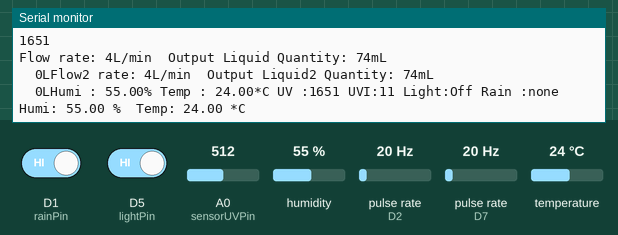
This sketch was run on a simulated ESP8266 (NodeMCU). Shown: the last lines printed to the serial monitor. Wiring (inferred from the names in the program): 2 × pulse sensor: data D2 / data D7. Inputs (shaded band) come from the test bench; at power-on: D1 (rainPin) HIGH, D5 (lightPin) HIGH, humidity 55 %, pulse rate (sensors on D2, D7) 20 Hz, A0 (sensorUVPin) = 512, temperature 24 °C. WiFi joins after 1.5 s; servers stay silent unless stated.

Above: at 2.7 s.
2.8 s: D1 (rainPin) driven LOW
6.0 s: D5 (lightPin) driven LOW
9.1 s: D1 (rainPin) driven HIGH
12.2 s: humidity set to 22 %
At 13.5 s:
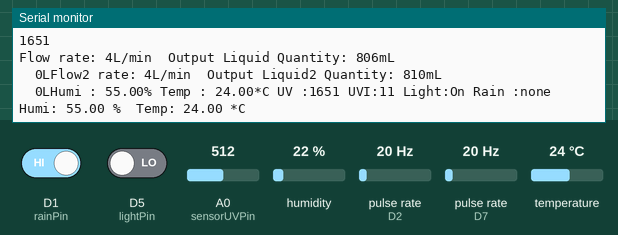
13.7 s: pulse rate (sensor on D2) set to 4 Hz
At 14.6 s:
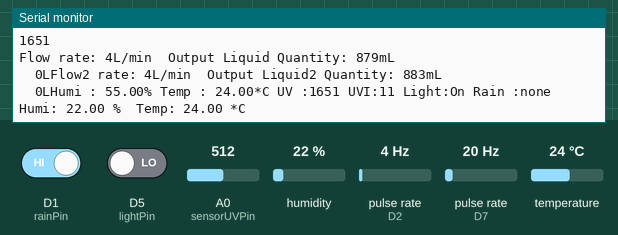
15.2 s: pulse rate (sensor on D7) set to 4 Hz
At 16.7 s:
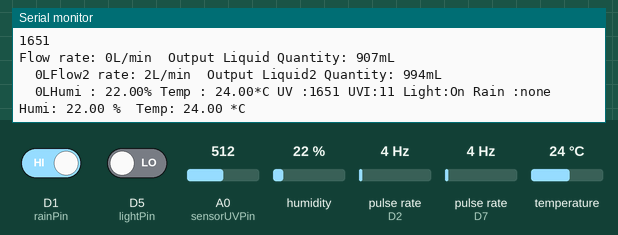
Timing chart, 0 to 17.7 s (numbered marks = the images above; inputs shaded):
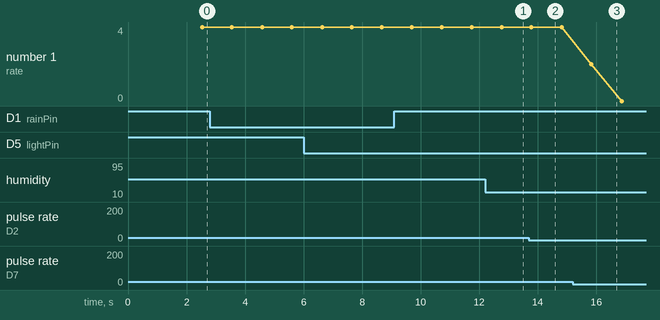

The sketch:

sketch_aug09a.ino
```cpp
#include <ESP8266WiFi.h>
#include <PubSubClient.h>
#include "DHT.h"

/* Humid & temp Sensor */
#define DHTPIN D4 //D4 Pin
#define DHTTYPE DHT11

/* UV Sensor */
#define sensorUVPin A0 //Analog Pin
int dataSensorUV = 0;
int indexUV = 0;

/* Light Sensor */
const int lightPin = D5;  //D2 Pin
char* light_status;

/* Rain Sensor */
const int rainPin = D1;  //D1 Pin
char* rain_status;

/* Water Flow Sensor */
const byte flowsensor = D2; // Sensor Input
const byte flowsensor2 = D7; // Sensor Input
void ICACHE_RAM_ATTR ISRoutine();
void ICACHE_RAM_ATTR ISRoutine2();
float calibrationFactor = 4.5;
float calibrationFactor2 = 4.5;
volatile byte pulseCount;
volatile byte pulseCount2;
float flowRate;
float flowRate2;
unsigned int flowMilliLitres;
unsigned int flowMilliLitres2;
unsigned long totalMilliLitres;
unsigned long totalMilliLitres2;
unsigned long oldTime;
unsigned long oldTime2;

/* Wifi Settings */
const char* ssid = "kb";
const char* password = "11301234ab";
const char* mqtt_server = "192.168.29.134";

WiFiClient espClient;
PubSubClient client(espClient);
long lastMsg = 0;
char msg[50];
String packet;
float Humi,Temp;

DHT dht(DHTPIN, DHTTYPE);


void setup() {
  Serial.begin(115200);
  dht.begin();
  pinMode(lightPin, INPUT);
  pinMode(rainPin, INPUT);
  //flow sensor
  pinMode(flowsensor, INPUT_PULLUP);
  pinMode(flowsensor2, INPUT_PULLUP);
  pulseCount        = 0;
  pulseCount2        = 0;
  flowRate          = 0.0;
  flowRate2          = 0.0;
  flowMilliLitres   = 0;
  flowMilliLitres2   = 0;
  totalMilliLitres  = 0;
  totalMilliLitres2  = 0;
  oldTime           = 0;
  oldTime2           = 0;
  attachInterrupt(digitalPinToInterrupt(flowsensor),ISRoutine,FALLING);
  attachInterrupt(digitalPinToInterrupt(flowsensor2),ISRoutine2,FALLING);
  //end
  setup_wifi();
  client.setServer(mqtt_server, 1883);
  client.setCallback(callback);
}

void setup_wifi() {

  delay(10);
  // We start by connecting to a WiFi network
  Serial.println();
  Serial.print("Connecting to ");
  Serial.println(ssid);

  WiFi.begin(ssid, password);

  while (WiFi.status() != WL_CONNECTED) {
    delay(500);
    Serial.print(".");
  }

  Serial.println("");
  Serial.println("WiFi connected");
  Serial.println("IP address: ");
  Serial.println(WiFi.localIP());
}

void callback(char* topic, byte* payload, unsigned int length) {
  Serial.print("Message arrived [");
  Serial.print(topic);
  Serial.print("] ");
  for (int i = 0; i < length; i++) {
    Serial.print((char)payload[i]);
  }
  Serial.println();

  // Switch on the LED if an 1 was received as first character
  if ((char)payload[0] == '1') {
    digitalWrite(BUILTIN_LED, LOW);   // Turn the LED on (Note that LOW is the voltage level
    // but actually the LED is on; this is because
    // it is acive low on the ESP-01)
  } else {
    digitalWrite(BUILTIN_LED, HIGH);  // Turn the LED off by making the voltage HIGH
  }

}

void reconnect() {
  // Loop until we're reconnected
  while (!client.connected()) {
    Serial.print("Attempting MQTT connection...");
    // Attempt to connect
    if (client.connect("ESP8266Client")) {
      Serial.println("connected");
      // Once connected, publish an announcement...
      client.publish("outTopic", "hello world");
      // ... and resubscribe
      client.subscribe("inTopic");
    } else {
      Serial.print("failed, rc=");
      Serial.print(client.state());
      Serial.println(" try again in 5 seconds");
      // Wait 5 seconds before retrying
      delay(5000);
    }
  }
}


float getHumi() { //DHT11 습도를 받아오는 함수
  float h = dht.readHumidity();
  float t = dht.readTemperature();

  if (isnan(h) || isnan(t)) {
    Serial.println("Failed to read from DHT sensor!");
  }

  Serial.print("Humi: ");
  Serial.print(h);
  Serial.print(" %\t");
  return(h);
}

float getTemp() {//DHT11 온도를 받아오는 함수

  float t = dht.readTemperature();

  Serial.print("Temp: ");
  Serial.print(t);
  Serial.println(" *C ");

  return(t);
}

/* Read UV Sensor in mV and call UV index calculation */
void readSensorUV()
{
  byte numOfReadings = 5;
  dataSensorUV = 0;
  for (int i=0; i< numOfReadings; i++)
  {
    dataSensorUV += analogRead(sensorUVPin);
    delay (200);
  }
  dataSensorUV /= numOfReadings;
  dataSensorUV = (dataSensorUV * (3.3 / 1023.0))*1000;
  Serial.println(dataSensorUV);
  indexCalculate();
}

/*  UV Index calculation */
void indexCalculate()
{
    if (dataSensorUV < 227) indexUV = 0;
    else if (227 <= dataSensorUV && dataSensorUV < 318) indexUV = 1;
    else if (318 <= dataSensorUV && dataSensorUV < 408) indexUV = 2;
    else if (408 <= dataSensorUV && dataSensorUV < 503) indexUV = 3;
    else if (503 <= dataSensorUV && dataSensorUV < 606) indexUV = 4;
    else if (606 <= dataSensorUV && dataSensorUV < 696) indexUV = 5;
    else if (696 <= dataSensorUV && dataSensorUV < 795) indexUV = 6;
    else if (795 <= dataSensorUV && dataSensorUV < 881) indexUV = 7;
    else if (881 <= dataSensorUV && dataSensorUV < 976) indexUV = 8;
    else if (976 <= dataSensorUV && dataSensorUV < 1079) indexUV = 9;
    else if (1079 <= dataSensorUV && dataSensorUV < 1170) indexUV = 10;
    else indexUV = 11;
}

void ISRoutine () {
     pulseCount++;
}
void ISRoutine2 () {
     pulseCount2++;
}

void mqtt_publish(float Humi, float Temp, int dataSensorUV, int indexUV, char* light_status, char* rain_status){
  if (!client.connected()) {
    reconnect();
  }
  client.loop();

  long now = millis();
  if (now - lastMsg > 2000) {
    lastMsg = now;


    Serial.println("Humi : " + String(Humi) + "% " + "Temp : " + String(Temp) + "*C" + " UV :" + String(dataSensorUV) + " UVI:" + String(indexUV) +" Light:" + String(light_status)+" Rain :" + String(rain_status));
    packet = "Humi : " + String(Humi) + "% " + "Temp : " + String(Temp) + "*C" + " UV :" + String(dataSensorUV) + " UVI:" + String(indexUV) +" Light:" + String(light_status)+" Rain :" + String(rain_status);
    packet.toCharArray(msg, 50);
    //mqtt publishing이 char형으로만 보낼 수 있기때문에 toCharArray로 변환한다.
    //Serial.print("Publish message: ");
    //Serial.println(msg);
    client.publish("Sensor/Humi_Temp", msg);
  }
  delay(5000); //50초 단위로 Publishing (조정가능)
}

void loop() {
  Humi = getHumi(); //습도를 받아서 변수에 입력
  Temp = getTemp(); //온도를 받아서 변수에 입력

  readSensorUV(); //Get UV value

  if (digitalRead(lightPin)==0){
    light_status = "On";
  }else {
    light_status = "Off";
  }

  if (digitalRead(rainPin)==0){
    rain_status = "Rainy";
  }else{
    rain_status = "none";
  }

  //water flow sensor
  if((millis() - oldTime) > 1000)    // Only process counters once per second
  {
    detachInterrupt(digitalPinToInterrupt(flowsensor));
    flowRate = ((1000.0 / (millis() - oldTime)) * pulseCount) / calibrationFactor;
    oldTime = millis();
    flowMilliLitres = (flowRate / 60) * 1000;
    totalMilliLitres += flowMilliLitres;
    unsigned int frac;

    // Print the flow rate for this second in litres / minute
    Serial.print("Flow rate: ");
    Serial.print(int(flowRate));  // Print the integer part of the variable
    Serial.print("L/min");
    Serial.print("\t");       // Print tab space

    // Print the cumulative total of litres flowed since starting
    Serial.print("Output Liquid Quantity: ");
    Serial.print(totalMilliLitres);
    Serial.println("mL");
    Serial.print("\t");       // Print tab space
    Serial.print(totalMilliLitres/1000);
    Serial.print("L");

    // Reset the pulse counter so we can start incrementing again
    pulseCount = 0;

    // Enable the interrupt again now that we've finished sending output
    attachInterrupt(digitalPinToInterrupt(flowsensor),ISRoutine,FALLING);
  }

  if((millis() - oldTime2) > 1000)    // Only process counters once per second
  {
    detachInterrupt(digitalPinToInterrupt(flowsensor2));
    flowRate2 = ((1000.0 / (millis() - oldTime2)) * pulseCount2) / calibrationFactor;
    oldTime2 = millis();
    flowMilliLitres2 = (flowRate2 / 60) * 1000;
    totalMilliLitres2 += flowMilliLitres2;
    unsigned int frac2;

    // Print the flow rate for this second in litres / minute
    Serial.print("Flow2 rate: ");
    Serial.print(int(flowRate2));  // Print the integer part of the variable
    Serial.print("L/min");
    Serial.print("\t");       // Print tab space

    // Print the cumulative total of litres flowed since starting
    Serial.print("Output Liquid2 Quantity: ");
    Serial.print(totalMilliLitres2);
    Serial.println("mL");
    Serial.print("\t");       // Print tab space
    Serial.print(totalMilliLitres2/1000);
    Serial.print("L");

    // Reset the pulse counter so we can start incrementing again
    pulseCount2 = 0;

    // Enable the interrupt again now that we've finished sending output
    attachInterrupt(digitalPinToInterrupt(flowsensor2),ISRoutine2,FALLING);
  }

  Serial.println("Humi : " + String(Humi) + "% " + "Temp : " + String(Temp) + "*C" + " UV :" + String(dataSensorUV) + " UVI:" + String(indexUV) +" Light:" + String(light_status)+" Rain :" + String(rain_status));

  //mqtt_publish(Humi, Temp, dataSensorUV, indexUV, light_status, rain_status);// 온습도의 값을 함수에 넣어서 해당 값을 통신을 통해서 전송한다.
};
```

Measured:
- after the input at 13.7 s, the serial monitor: prints a new line after 0.08 s (image 2)
- after the input at 15.2 s, the serial monitor: prints a new line after 0.63 s (image 3)
